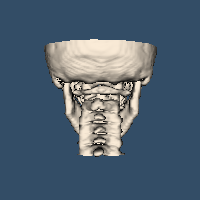

Write the Python code that produced this figure.
#!/usr/bin/env python

# Demonstrate vtkImageMarchingCubes by reading a volume dataset, extracting
# an isosurface at a specified value, and rendering with an outline.

import os
from math import cos, pi, sin

# Factory overrides
import vtkmodules.vtkInteractionStyle  # noqa: F401
import vtkmodules.vtkRenderingFreeType  # noqa: F401
import vtkmodules.vtkRenderingOpenGL2  # noqa: F401

from vtkmodules.vtkCommonColor import vtkNamedColors
from vtkmodules.vtkFiltersGeneral import vtkImageMarchingCubes
from vtkmodules.vtkFiltersModeling import vtkOutlineFilter
from vtkmodules.vtkIOImage import vtkImageReader2
from vtkmodules.vtkRenderingCore import (
    vtkActor,
    vtkPolyDataMapper,
    vtkRenderWindow,
    vtkRenderWindowInteractor,
    vtkRenderer,
)

data_dir = os.environ.get("VPE_DATA_DIR", os.path.dirname(os.path.abspath(__file__)))
named_colors = vtkNamedColors()

# Data direction matrix
angle = pi / 2
direction = [
    -1, 0, 0,
    0, cos(angle), -sin(angle),
    0, -sin(angle), -cos(angle),
]

# Read volume data
reader = vtkImageReader2()
reader.SetDataScalarTypeToUnsignedShort()
reader.SetFilePrefix(os.path.join(data_dir, "headsq", "quarter"))
reader.SetDataExtent(0, 63, 0, 63, 1, 93)
reader.SetDataSpacing(3.2, 3.2, 1.5)
reader.SetDataOrigin(0.0, 0.0, 0.0)
reader.SetDataDirection(direction)

# Extract isosurface
iso = vtkImageMarchingCubes()
iso.SetInputConnection(reader.GetOutputPort())
iso.SetValue(0, 1150)
iso.SetInputMemoryLimit(100)

# Isosurface mapper and actor
iso_mapper = vtkPolyDataMapper()
iso_mapper.SetInputConnection(iso.GetOutputPort())
iso_mapper.ScalarVisibilityOff()

rgb = [0.0, 0.0, 0.0]
named_colors.GetColorRGB("antique_white", rgb)

iso_actor = vtkActor()
iso_actor.SetMapper(iso_mapper)
iso_actor.GetProperty().SetColor(rgb)

# Outline
outline = vtkOutlineFilter()
outline.SetInputConnection(reader.GetOutputPort())

outline_mapper = vtkPolyDataMapper()
outline_mapper.SetInputConnection(outline.GetOutputPort())

outline_actor = vtkActor()
outline_actor.SetMapper(outline_mapper)
outline_actor.VisibilityOff()

# Renderer
renderer = vtkRenderer()
renderer.AddActor(outline_actor)
renderer.AddActor(iso_actor)
renderer.SetBackground(0.2, 0.3, 0.4)

# Window
render_window = vtkRenderWindow()
render_window.AddRenderer(renderer)
render_window.SetSize(200, 200)
render_window.SetWindowName("image marching cubes")

# Scene
renderer.ResetCamera()

# Interactor
interactor = vtkRenderWindowInteractor()
interactor.SetRenderWindow(render_window)

interactor.Initialize()
interactor.Start()
